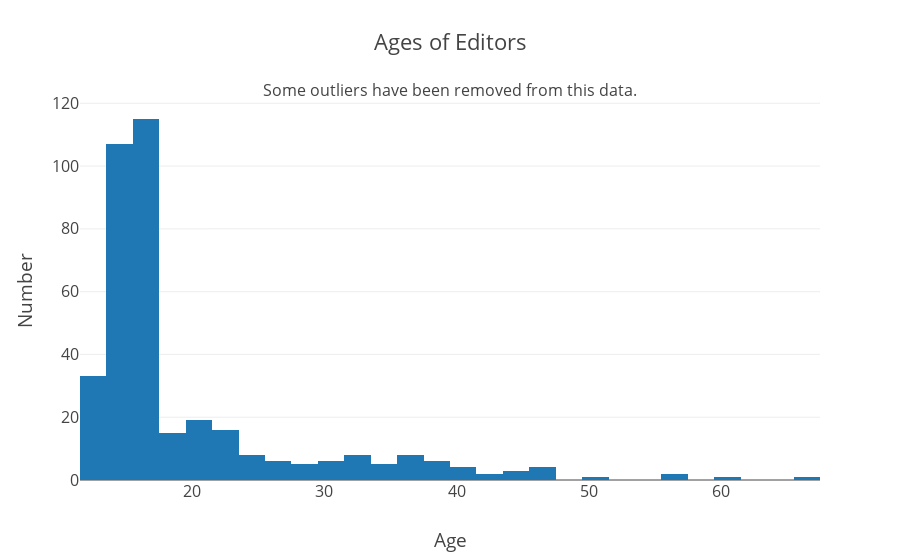

The notebook cell saved with this chart:
### Code cell
birthdays_tuples = bb_conn.execute(select([Editor.birth_date])
                                   .where(Editor.birth_date != None))
birthdays = __.pluck_attr('birth_date', birthdays_tuples)
age_of_date = lambda date: relativedelta(dt.datetime.now().date(), date).years
ages = __.map(age_of_date, birthdays)

# Some obvious outliers are there, like a user who is apparently
# 900-something years old. If this variable is True, these are removed
# and an annotation is added to the chart as a disclaimer.
REMOVE_OUTLIERS = True
if REMOVE_OUTLIERS:
    ages = __.filter(lambda a: 5 <= a <= 150, ages)

plt.iplot({
    'data': [go.Histogram(
        x=list(ages),
        histnorm='probablity'
    )],
    'layout': {
        'title': 'Ages of Editors',
        'font': {
            'size': 16
        },
        'xaxis': {
            'title': 'Age'
        },
        'yaxis': {
            'title': 'Number'
        },
        'annotations': [
            {
                'text': 'Some outliers have been removed from this data.',
                'visible': REMOVE_OUTLIERS,
                'showarrow': False,
                'xref': 'paper',
                'yref': 'paper',
                'xanchor': 'center',
                'yshift': '200'
            }
        ]
    }
}, config=default_plotly_config)

### Figure 1 — Plotly figure (JSON) as saved in the notebook; plotly's stock layout.template omitted (floating-point values rounded to 4 significant figures; data arrays with more than 128 entries replaced by an {"elided": "..."} marker saying what was removed)
{"data": [{"histnorm": "probablity", "type": "histogram", "x": {"elided": "375 int values"}}], "layout": {"annotations": [{"showarrow": false, "text": "Some outliers have been removed from this data.", "visible": true, "xanchor": "center", "xref": "paper", "yref": "paper", "yshift": "200"}], "font": {"size": 16}, "title": "Ages of Editors", "xaxis": {"title": "Age"}, "yaxis": {"title": "Number"}}}
